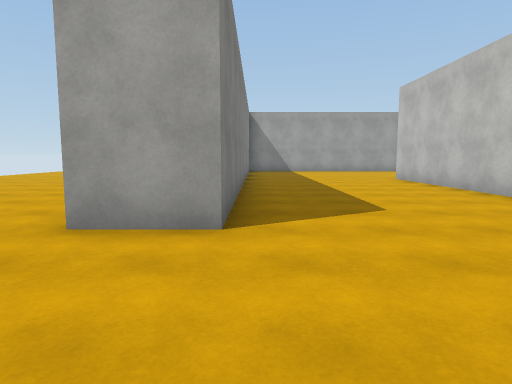
view 1 (above)

22 first-person views from a walk through a scene from a Unity 3-D project. The camera is 1.4 m above the floor, tilts 6° down and sees 75° across. The floor is counted in squares, 2 m on a side. Each view is taken from the middle of a square. On the plan, view 1 faces up. The plan holds only what a view shows up to about 10 squares ahead; the rest is blank. The place goes on beyond the plan. The player character is not drawn. Some animated figures are left out. Some surface patterns are stand-ins.

view 2
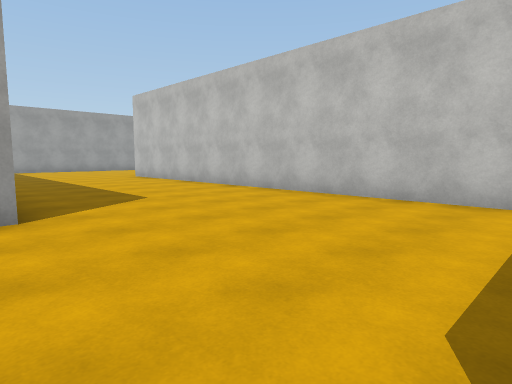

view 3
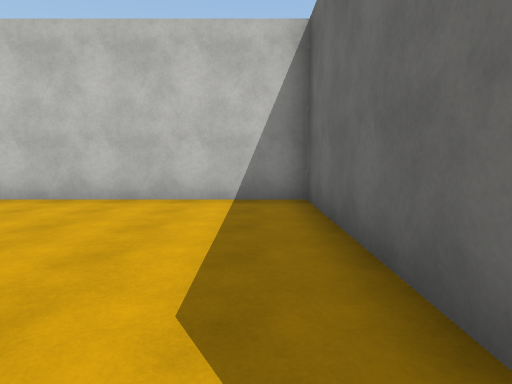

view 4
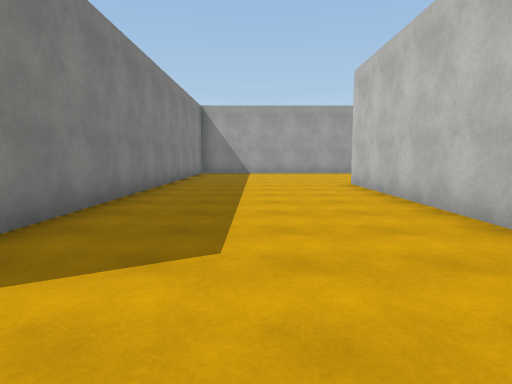

view 5
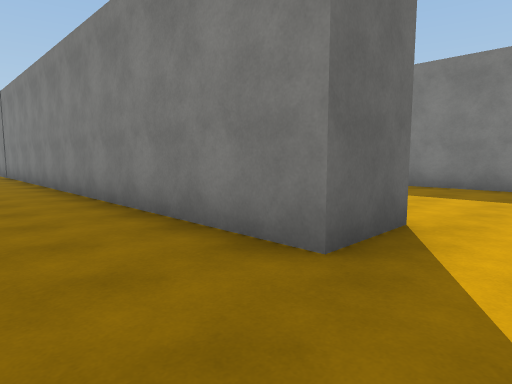

view 6
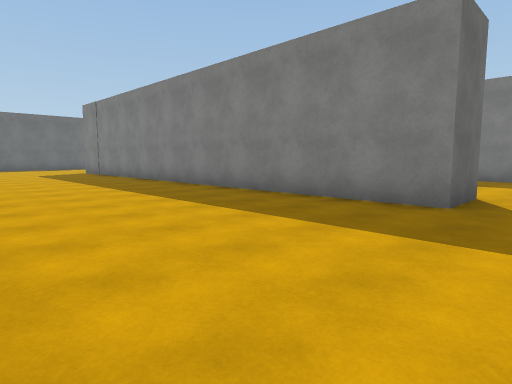

view 7
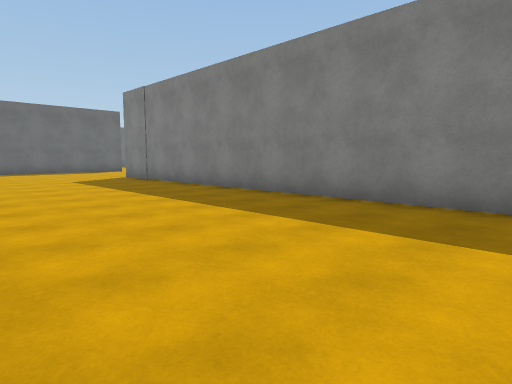

view 8
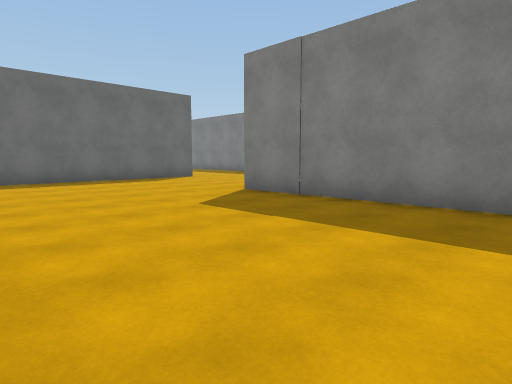

view 9
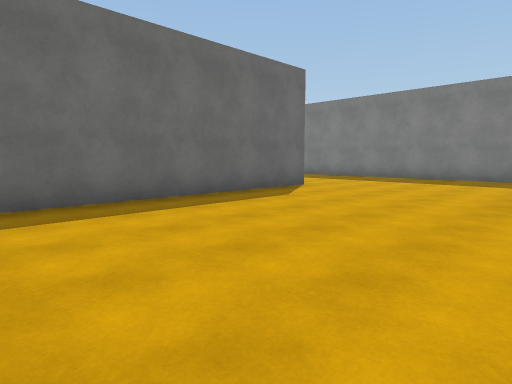

view 10
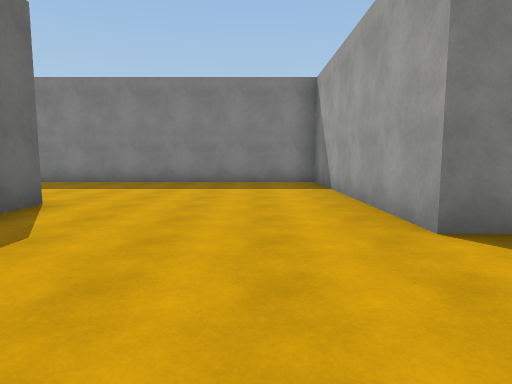

view 11
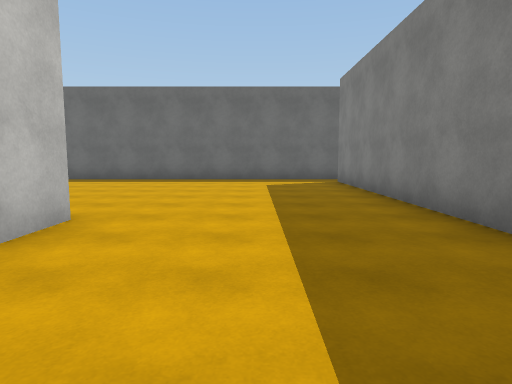

view 12
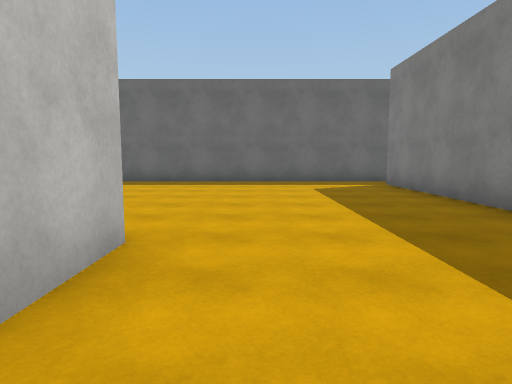

view 13
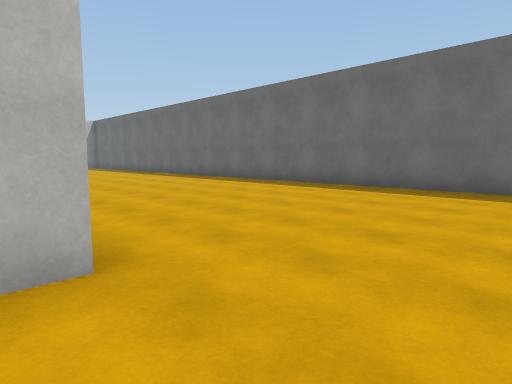

view 14
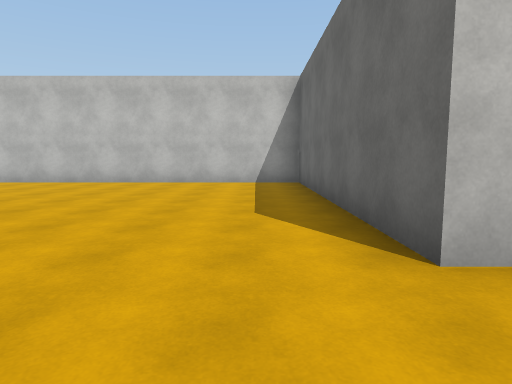

view 15
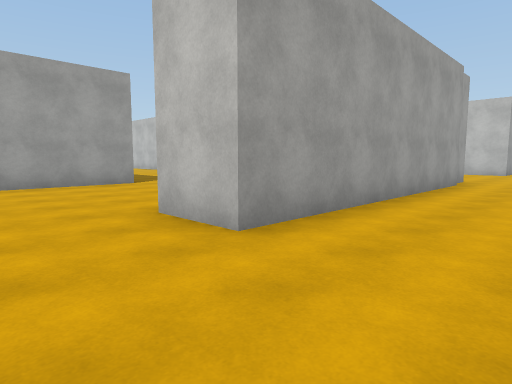

view 16
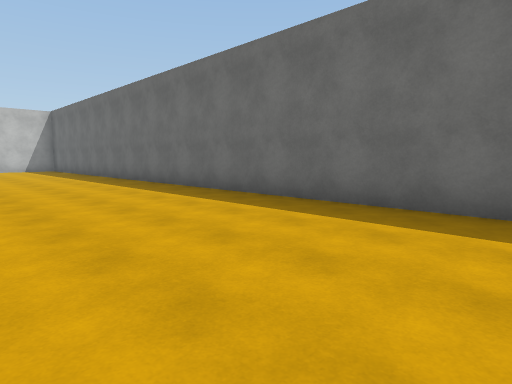

view 17
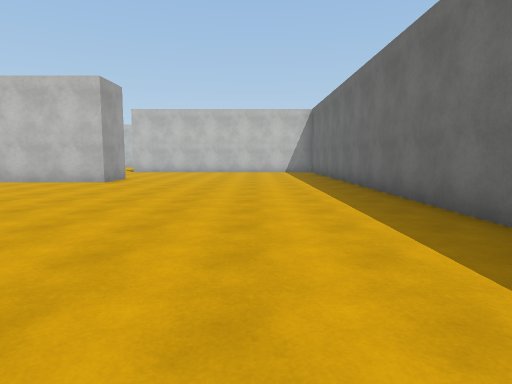

view 18
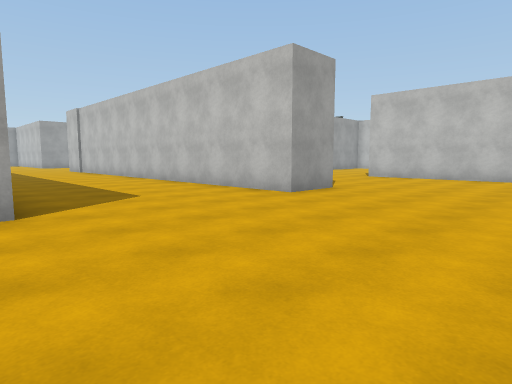

view 19
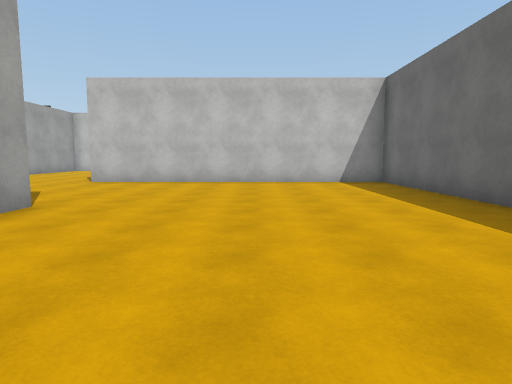

view 20
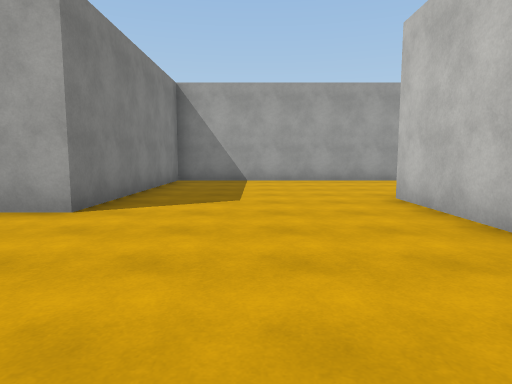

view 21
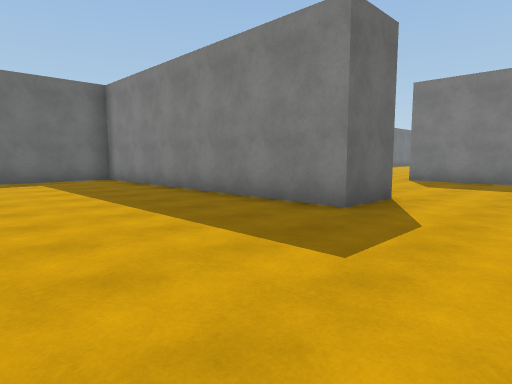

view 22
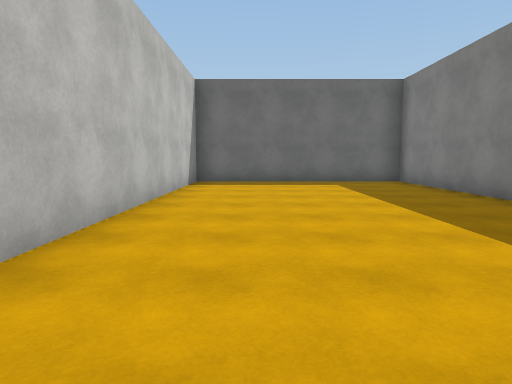

### Floor plan
Points are (right, up) in squares from view 1. A wall is a line through its corners. A room is listed if a view was taken in it or the views show most of it. See-through windows are left out.
Room 1 (views 1, 2, 3, 4)
walls: (0, -1.8) (4.5, -1.8) (4.5, 10.7); (-0.3, 12.1) (-0.3, 3.2) (-1.5, 3.2)
ways out: opening at (5.5, 11.5) to room 2
Room 2 (views 5, 6, 7, 8, 9, 10, 11, 12, 13, 14, 15, 16, 17, 18, 19, 20, 21, 22)
walls: (12.8, -9.5) (12, -9.5); (11.4, -9.7) (4.1, -9.7) (4.1, -8.2) (11.2, -8.2) (11.2, 0.1); (25.2, -4) (18.7, -4) (18.7, -9.7) (17.2, -9.7) (17.2, -4.9); (4.5, 10.7) (6, 10.7) (6, -3.3) (-0.3, -3.3) (-0.3, -15.6); (-0.8, -16.5) (23.4, -16.5) (23.4, -8.4) (24.9, -8.4) (24.9, -16.5) (30.7, -16.5) (30.7, -9.1)
ways out: opening at (5.5, 11.5) to room 1

Positions as (right, up) in squares from view 1, and headings:
1: (0, 0), facing up
2: (-1, -1), facing up-right
3: (-1, -1), facing right
4: (2, 2), facing up
5: (8, 12), facing down-left
6: (11, 12), facing down-left
7: (11, 8), facing down-left
8: (11, 2), facing down-left
9: (11, -3), facing down-left
10: (9, -5), facing left
11: (2, -6), facing down
12: (3, -7), facing down
13: (2, -9), facing down-right
14: (2, -7), facing right
15: (2, -12), facing up-right
16: (5, -12), facing down-right
17: (8, -14), facing right
18: (12, -14), facing up-right
19: (14, -13), facing right
20: (21, -14), facing up
21: (29, -6), facing down-left
22: (29, -7), facing down
